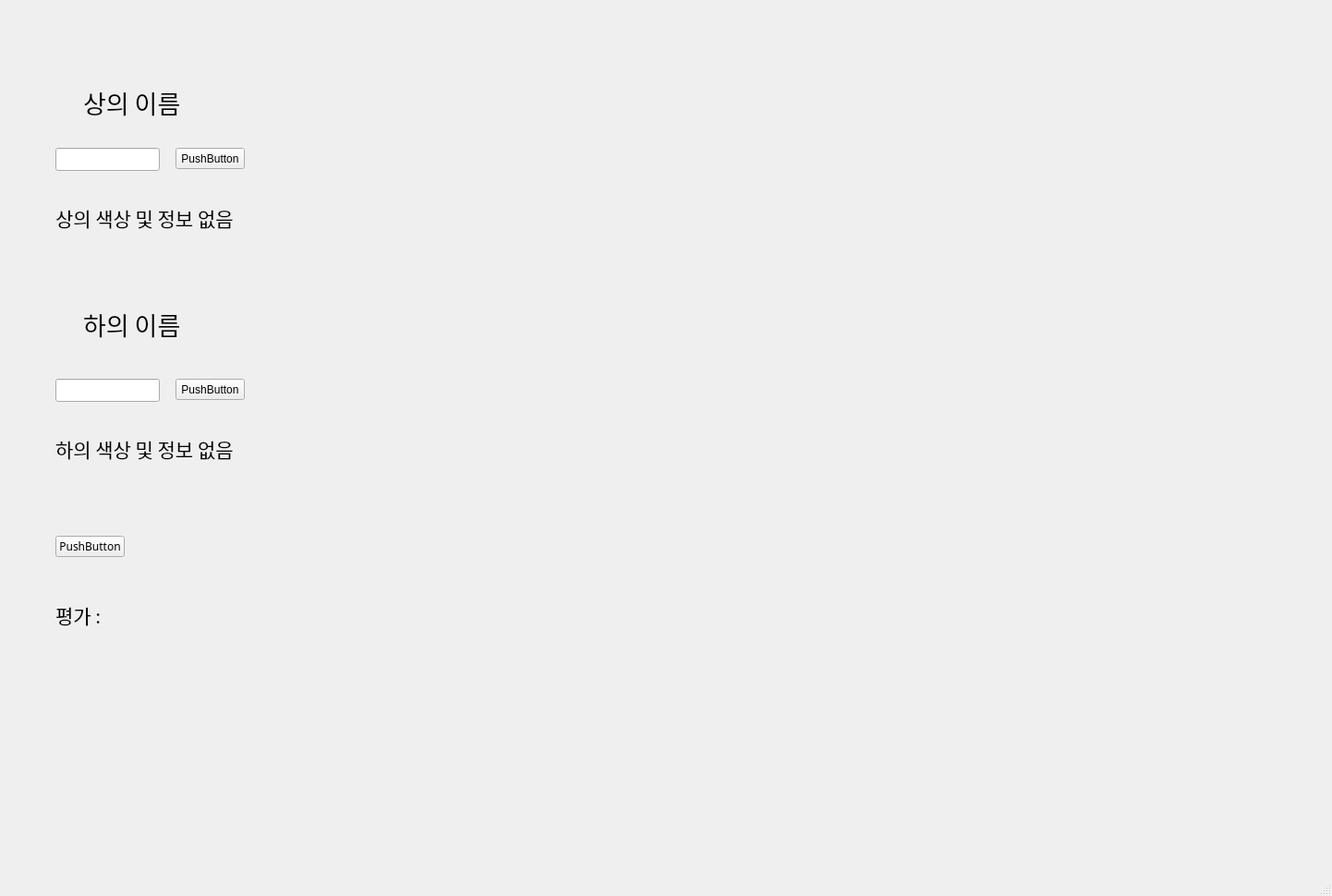
<?xml version="1.0" encoding="UTF-8"?>
<ui version="4.0">
 <class>MainWindow</class>
 <widget class="QMainWindow" name="MainWindow">
  <property name="geometry">
   <rect>
    <x>0</x>
    <y>0</y>
    <width>1442</width>
    <height>970</height>
   </rect>
  </property>
  <property name="windowTitle">
   <string>MainWindow</string>
  </property>
  <widget class="QWidget" name="centralwidget">
   <widget class="QLabel" name="label">
    <property name="geometry">
     <rect>
      <x>90</x>
      <y>90</y>
      <width>131</width>
      <height>41</height>
     </rect>
    </property>
    <property name="font">
     <font>
      <family>맑은 고딕</family>
      <pointsize>20</pointsize>
      <weight>50</weight>
      <bold>false</bold>
     </font>
    </property>
    <property name="text">
     <string>상의 이름 </string>
    </property>
   </widget>
   <widget class="QPushButton" name="pushButton_top">
    <property name="geometry">
     <rect>
      <x>190</x>
      <y>160</y>
      <width>75</width>
      <height>23</height>
     </rect>
    </property>
    <property name="text">
     <string>PushButton</string>
    </property>
   </widget>
   <widget class="QLabel" name="label_top_color">
    <property name="geometry">
     <rect>
      <x>60</x>
      <y>200</y>
      <width>401</width>
      <height>71</height>
     </rect>
    </property>
    <property name="font">
     <font>
      <family>굴림</family>
      <pointsize>16</pointsize>
     </font>
    </property>
    <property name="text">
     <string>상의 색상 및 정보 없음</string>
    </property>
   </widget>
   <widget class="QLabel" name="label_result">
    <property name="geometry">
     <rect>
      <x>60</x>
      <y>610</y>
      <width>451</width>
      <height>111</height>
     </rect>
    </property>
    <property name="font">
     <font>
      <family>굴림</family>
      <pointsize>16</pointsize>
     </font>
    </property>
    <property name="text">
     <string>평가 : </string>
    </property>
   </widget>
   <widget class="QLabel" name="label_color_combinate">
    <property name="geometry">
     <rect>
      <x>760</x>
      <y>110</y>
      <width>561</width>
      <height>521</height>
     </rect>
    </property>
    <property name="text">
     <string/>
    </property>
   </widget>
   <widget class="QLineEdit" name="lineEdit_third_topname">
    <property name="geometry">
     <rect>
      <x>60</x>
      <y>160</y>
      <width>113</width>
      <height>25</height>
     </rect>
    </property>
   </widget>
   <widget class="QLabel" name="label_bottom_color">
    <property name="geometry">
     <rect>
      <x>60</x>
      <y>450</y>
      <width>421</width>
      <height>71</height>
     </rect>
    </property>
    <property name="font">
     <font>
      <family>굴림</family>
      <pointsize>16</pointsize>
     </font>
    </property>
    <property name="text">
     <string>하의 색상 및 정보 없음</string>
    </property>
   </widget>
   <widget class="QPushButton" name="pushButton_bottom">
    <property name="geometry">
     <rect>
      <x>190</x>
      <y>410</y>
      <width>75</width>
      <height>23</height>
     </rect>
    </property>
    <property name="text">
     <string>PushButton</string>
    </property>
   </widget>
   <widget class="QLineEdit" name="lineEdit_third_bottomname">
    <property name="geometry">
     <rect>
      <x>60</x>
      <y>410</y>
      <width>113</width>
      <height>25</height>
     </rect>
    </property>
   </widget>
   <widget class="QLabel" name="label_4">
    <property name="geometry">
     <rect>
      <x>90</x>
      <y>330</y>
      <width>131</width>
      <height>41</height>
     </rect>
    </property>
    <property name="font">
     <font>
      <family>맑은 고딕</family>
      <pointsize>20</pointsize>
      <weight>50</weight>
      <bold>false</bold>
     </font>
    </property>
    <property name="text">
     <string>하의 이름 </string>
    </property>
   </widget>
   <widget class="QPushButton" name="pushButton_result">
    <property name="geometry">
     <rect>
      <x>60</x>
      <y>580</y>
      <width>75</width>
      <height>23</height>
     </rect>
    </property>
    <property name="font">
     <font>
      <family>굴림</family>
     </font>
    </property>
    <property name="text">
     <string>PushButton</string>
    </property>
   </widget>
  </widget>
  <widget class="QMenuBar" name="menubar">
   <property name="geometry">
    <rect>
     <x>0</x>
     <y>0</y>
     <width>1442</width>
     <height>21</height>
    </rect>
   </property>
  </widget>
  <widget class="QStatusBar" name="statusbar"/>
 </widget>
 <resources/>
 <connections/>
</ui>
